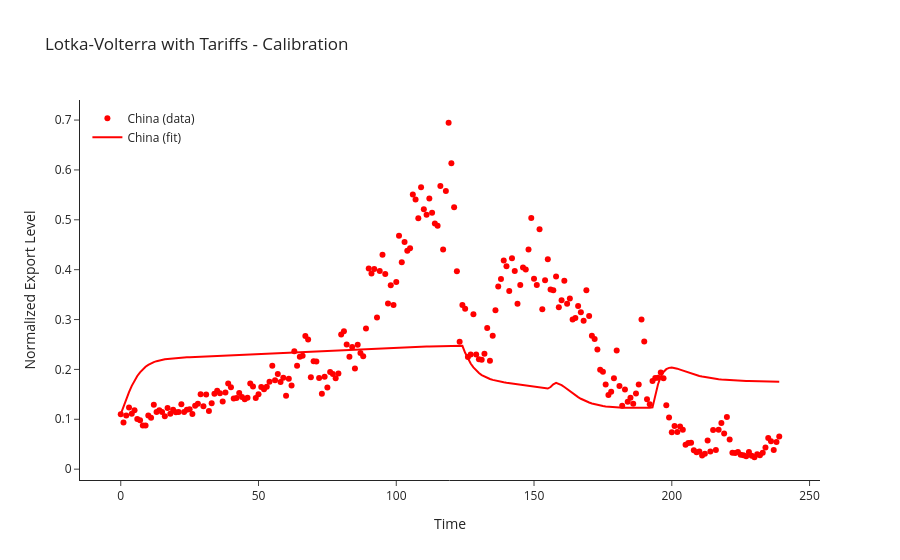

Notebook cell for this chart:
### Code cell
fig = go.Figure()
fig.add_trace(go.Scatter(x=t_data[:len(data[0])], y=data[0], mode='markers', name='China (data)', marker=dict(color='red')))
fig.add_trace(go.Scatter(x=t_data, y=sol.y[0], mode='lines', name='China (fit)', line=dict(color='red')))

fig.update_layout(
    title='Lotka-Volterra with Tariffs - Calibration',
    xaxis_title='Time',
    yaxis_title='Normalized Export Level',
    legend=dict(x=0.01, y=0.99),
    template='simple_white'
)
fig.show()

### Figure 1 — Plotly figure (JSON) as saved in the notebook; plotly's stock layout.template omitted (floating-point values rounded to 4 significant figures; data arrays with more than 128 entries replaced by an {"elided": "..."} marker saying what was removed)
{"data": [{"marker": {"color": "red"}, "mode": "markers", "name": "China (data)", "type": "scatter", "x": {"elided": "240 float values"}, "y": {"elided": "240 float values"}}, {"line": {"color": "red"}, "mode": "lines", "name": "China (fit)", "type": "scatter", "x": {"elided": "240 float values"}, "y": {"elided": "240 float values"}}], "layout": {"legend": {"x": 0.01, "y": 0.99}, "title": {"text": "Lotka-Volterra with Tariffs - Calibration"}, "xaxis": {"title": {"text": "Time"}}, "yaxis": {"title": {"text": "Normalized Export Level"}}}}
